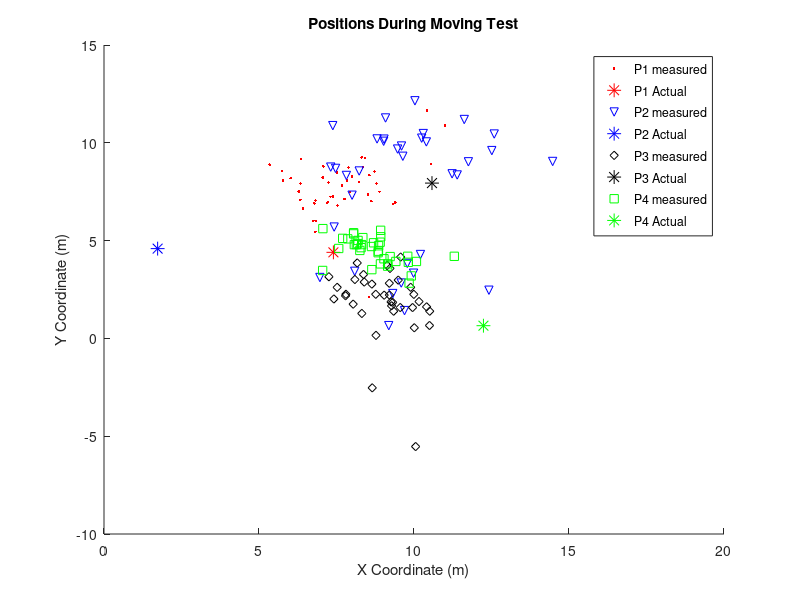

The MATLAB script that drew this image:
coordinatesFile = fopen('p1.txt','r');
coordinatesFileFormat = '%s %f %f';
p1FileData = textscan(coordinatesFile,coordinatesFileFormat,'Delimiter',',');
fclose(coordinatesFile);

coordinatesFile = fopen('p2.txt','r');
coordinatesFileFormat = '%s %f %f';
p2FileData = textscan(coordinatesFile,coordinatesFileFormat,'Delimiter',',');
fclose(coordinatesFile);

coordinatesFile = fopen('p3.txt','r');
coordinatesFileFormat = '%s %f %f';
p3FileData = textscan(coordinatesFile,coordinatesFileFormat,'Delimiter',',');
fclose(coordinatesFile);

coordinatesFile = fopen('p4.txt','r');
coordinatesFileFormat = '%s %f %f';
p4FileData = textscan(coordinatesFile,coordinatesFileFormat,'Delimiter',',');
fclose(coordinatesFile);

p1xCoord = 0;
p1yCoord = 0;

p2xCoord = 0;
p2yCoord = 0;

p3xCoord = 0;
p3yCoord = 0;

p4xCoord = 0;
p4yCoord = 0;

for i = 2:length(p1FileData{1})
   p1xCoord = [p1xCoord p1FileData{2}(i)]; 
   p1yCoord = [p1yCoord p1FileData{3}(i)];
end

for i = 2:length(p2FileData{1})
   p2xCoord = [p2xCoord p2FileData{2}(i)]; 
   p2yCoord = [p2yCoord p2FileData{3}(i)];
end

for i = 2:length(p3FileData{1})
   p3xCoord = [p3xCoord p3FileData{2}(i)]; 
   p3yCoord = [p3yCoord p3FileData{3}(i)];
end

for i = 2:length(p4FileData{1})
   p4xCoord = [p4xCoord p4FileData{2}(i)]; 
   p4yCoord = [p4yCoord p4FileData{3}(i)];
end

p1xCoord = p1xCoord(2:end);
p1yCoord = p1yCoord(2:end);

p2xCoord = p2xCoord(2:end);
p2yCoord = p2yCoord(2:end);

p3xCoord = p3xCoord(2:end);
p3yCoord = p3yCoord(2:end);

p4xCoord = p4xCoord(2:end);
p4yCoord = p4yCoord(2:end);


figure('Name','Coordinates over time');
scatter(p1xCoord,p1yCoord,'r','.'); hold on;
scatter(7.4,4.4,100,'r','*'); hold on;

scatter(p2xCoord,p2yCoord,'b','v'); hold on;
scatter(1.73,4.59,100,'b','*'); hold on;

scatter(p3xCoord,p3yCoord,'k','d'); hold on;
scatter(10.58,7.94,100,'k','*'); hold on;

scatter(p4xCoord,p4yCoord,'g','s'); hold on;
scatter(12.24,0.65,100,'g','*'); hold on;

legend('P1 measured','P1 Actual','P2 measured','P2 Actual','P3 measured','P3 Actual','P4 measured','P4 Actual');

title('Positions During Moving Test');
xlabel('X Coordinate (m)');
ylabel('Y Coordinate (m)');

